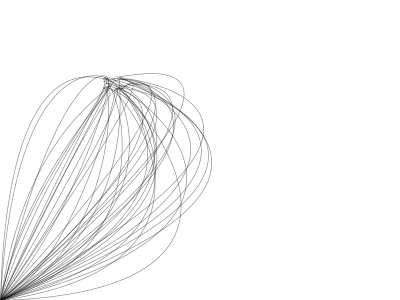
Frame 1 (no input)
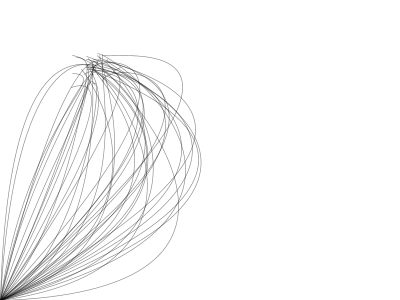
Frame 60 (the mouse pressed at the canvas centre just before this capture)
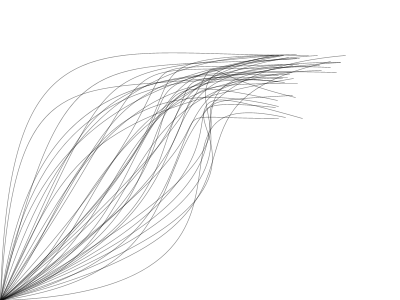
Frame 120 (the mouse held since frame 60 and released just before this capture)

The Processing sketch that drew these frames (run headless with seeded random() and noise(); from frame 60 on, the mouse is pressed at the canvas centre):

// Processing sketch: processing_7621
// ── processing_7621.pde

int numstalks=40;
Stalk[] stalks = new Stalk[numstalks];

void setup() {
  size(400,300,JAVA2D); 
  smooth();
  for(int i=0;i<stalks.length;i++) {
    stalks[i]=new Stalk(random(width),random(height));
  }
}

void draw() {
  background(255);
  for(int i=0;i<stalks.length;i++) {
    stalks[i].display();
  }
}

class Stalk {
  
float noi1,noi2,noi3,noi4,noi5,noi6,noi7,noi8,noi9,noi10,xpos,ypos;
float seed1 = random(0.0003);
float seed2 = random(0.001);
float seed3 = random(0.002);
float seed4 = random(0.0009);
float seed5 = random(0.0008);
  Stalk(float startx,float starty) {
  xpos=startx;
  ypos=starty;
  }
  void display() {
    noFill();
    stroke(10,128);
    strokeWeight(1*noise(frameCount*0.0005));
    noi1=noise(millis()*seed1);
    noi2=noise(millis()*seed2);
    noi3=noise(millis()*seed3);
    noi4=noise(millis()*seed4);
    noi5=noise(millis()*seed5);
    bezier(0,height,xpos,ypos,width*0.5*noi1,height*0.5*noi2, width*0.5*noi5+mouseX,height*0.5*noi4);
  }

}
